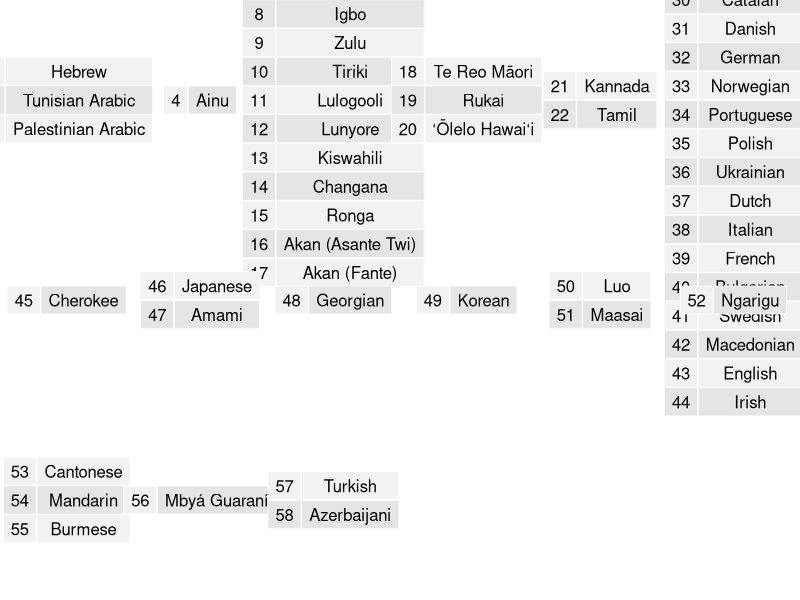
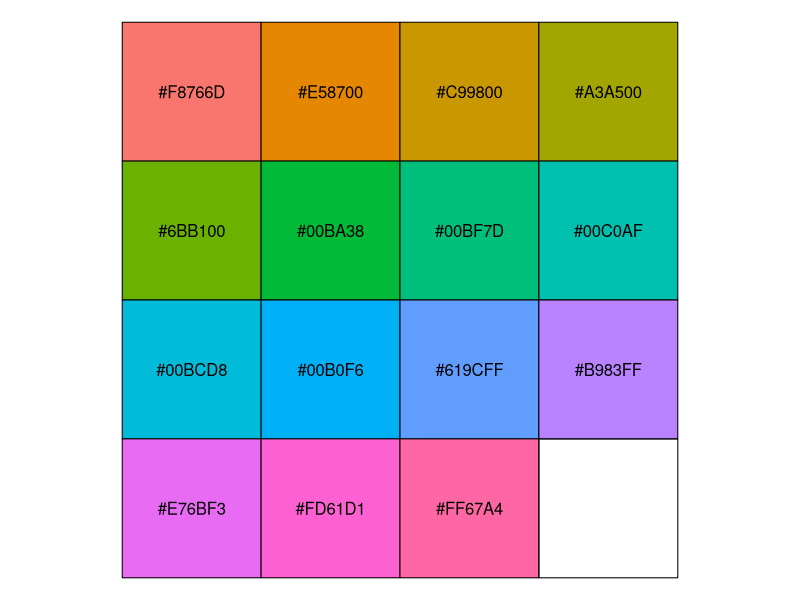
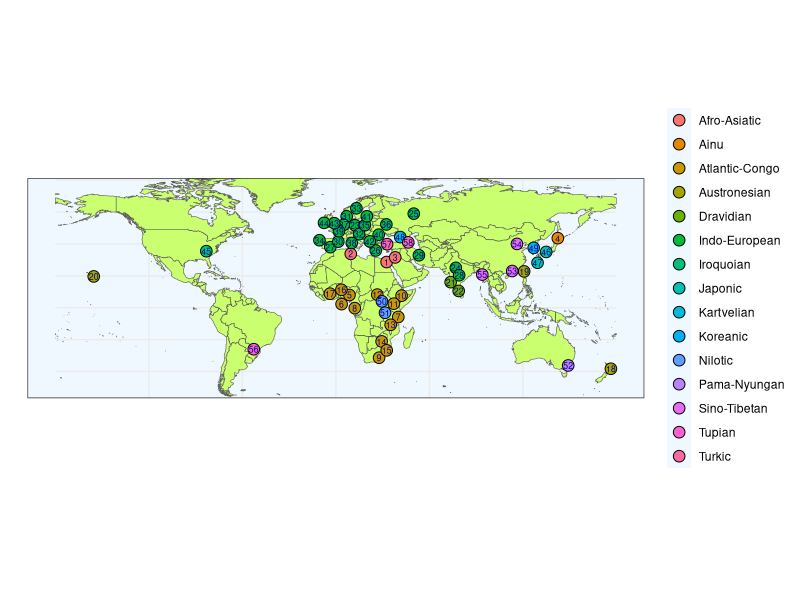

Source code (R) for these figures, in order:
##
library("ggplot2")
library("sf")
library("rnaturalearth")
library("rnaturalearthdata")
library("grid")
library("gridExtra")

##
INTERVAL <- 5

##
collabT_full <- read.csv('./data/CollaboratorsTable.csv')
collabT <- collabT_full[collabT_full$Confirmed == 'Y', ]

langlabel <- unique(data.frame(Lang = collabT$Native.fluent.language.name.by.collaborator,
                               Family = collabT$Language.family.according.to.Glottolog,
                        Longitude = collabT$Longitude, Latitude = collabT$Latitude, ID = 0))
idx <- sort(langlabel$Family, decreasing = FALSE, index=T)$ix
langlabel <- langlabel[idx, ]
langlabel$ID <- 1:nrow(langlabel)

dodge <- TRUE
while (dodge) {
  dodge <- FALSE
  
  for (i in 1:nrow(langlabel)) {
    fun_i <- function(x) sqrt(sum((as.numeric(x) - as.numeric(langlabel[i, 3:4]))^2))
    d <- apply(langlabel[, 3:4], MARGIN = 1, FUN = fun_i)
    
    st <- sort(d, decreasing = FALSE, index = TRUE)
    d_st <- st$x
    idx <- st$ix
    
    j <- 2
    if (d_st[j] < INTERVAL) {
      dir <- sign(langlabel$Latitude[i] - langlabel$Latitude[idx[j]])
      if (dir == 0) {
        dir <- 1
      }
      langlabel$Latitude[i] <- langlabel$Latitude[i] + sqrt(INTERVAL + 1)*dir
      
      dir <- sign(langlabel$Longitude[i] - langlabel$Longitude[idx[j]])
      if (dir == 0) {
        dir <- 1
      }
      langlabel$Longitude[i] <- langlabel$Longitude[i] + sqrt(INTERVAL + 1)*dir
      
      dodge <- TRUE
    }
  }
}

print("dodging...OK")

##
theme_set(theme_bw())
world <- ne_countries(scale = "medium", returnclass = "sf")

##
gobj<- ggplot(data = world) +
  geom_sf(fill= "darkolivegreen1") +
  geom_point(data = langlabel, aes(x = Longitude, y = Latitude, fill = Family),
             size = 3.6, shape = 21) +
  geom_text(data = langlabel, aes(x=Longitude, y=Latitude, label=ID),
            size = 2.2, color = "darkblue", check_overlap = FALSE) + 
  xlab("") + ylab("") + ylim(c(-50.5, 75)) + 
  theme(axis.ticks.x = element_blank(), axis.text.x = element_blank(), legend.title = element_blank()) +
  theme(panel.background = element_rect(fill = "aliceblue"))

##
FamilyList <- unique(langlabel$Family)
langtable <- vector(mode = "list", length = length(FamilyList))
for (i in 1:length(FamilyList)) {
  idx <- langlabel$Family == FamilyList[i]
  langtable[[i]] <- tableGrob(cbind(langlabel[idx, 5], langlabel[idx, 1]))
}

##
g <- grid.arrange(grobs = langtable, nrow = 3, ncol = 6)

##
ggsave(file = "./output/CollabMap.png", plot = gobj, width = 8, height = 7)

##
ggColorHue <- function(n, l=65) {
  hues <- seq(15, 375, length=n+1)
  hcl(h=hues, l=l, c=100)[1:n]
}

cols <- ggColorHue(n = length(unique(langlabel$Family)))
col2rgb(cols)
scales::show_col(cols)
